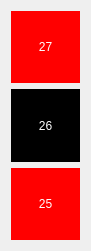
  <widget class="QWidget" name="gridLayoutWidget_9">
   <property name="geometry">
    <rect>
     <x>1450</x>
     <y>160</y>
     <width>91</width>
     <height>251</height>
    </rect>
   </property>
   <layout class="QGridLayout" name="gridLayout_9">
    <item row="6" column="0">
     <widget class="QPushButton" name="pushButton_25">
      <property name="sizePolicy">
       <sizepolicy hsizetype="Minimum" vsizetype="Preferred">
        <horstretch>0</horstretch>
        <verstretch>0</verstretch>
       </sizepolicy>
      </property>
      <property name="sizeIncrement">
       <size>
        <width>0</width>
        <height>0</height>
       </size>
      </property>
      <property name="styleSheet">
       <string notr="true">background:rgb(255, 0, 0);
border: 2 px solid;
color: white;
font: 20pt &quot;Chandas&quot;;</string>
      </property>
      <property name="text">
       <string>25</string>
      </property>
      <property name="flat">
       <bool>false</bool>
      </property>
     </widget>
    </item>
    <item row="5" column="0">
     <widget class="QPushButton" name="pushButton_26">
      <property name="sizePolicy">
       <sizepolicy hsizetype="Minimum" vsizetype="Preferred">
        <horstretch>0</horstretch>
        <verstretch>0</verstretch>
       </sizepolicy>
      </property>
      <property name="styleSheet">
       <string notr="true">background:rgb(0, 0, 0);
border: 2 px solid;
color: white;
font: 20pt &quot;Chandas&quot;;</string>
      </property>
      <property name="text">
       <string>26</string>
      </property>
     </widget>
    </item>
    <item row="3" column="0">
     <widget class="QPushButton" name="pushButton_27">
      <property name="sizePolicy">
       <sizepolicy hsizetype="Minimum" vsizetype="Preferred">
        <horstretch>0</horstretch>
        <verstretch>0</verstretch>
       </sizepolicy>
      </property>
      <property name="styleSheet">
       <string notr="true">background:rgb(255, 0, 0);
border: 2 px solid;
color: white;
font: 20pt &quot;Chandas&quot;;</string>
      </property>
      <property name="text">
       <string>27</string>
      </property>
     </widget>
    </item>
   </layout>
  </widget>
